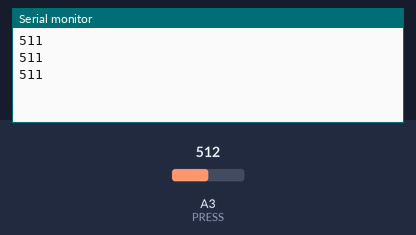
Bench run of a sketch on a simulated Arduino Uno, built with avr-gcc and run on an emulated ATmega328P. On the bench: the last lines printed to the serial monitor. Inputs (shaded band) come from the test bench; at power-on: A3 (PRESS) = 512.

Above: at 1.3 s.
1.4 s: A3 (PRESS) set to 716
At 1.9 s:
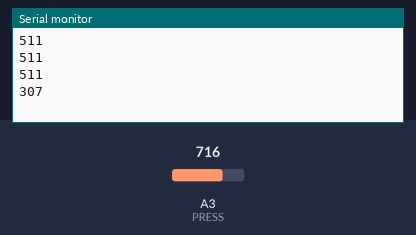
2.9 s: A3 (PRESS) set to 900
At 3.4 s:
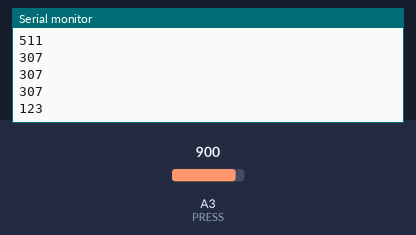
Timing chart, 0 to 5.9 s (numbered marks = the images above; inputs shaded):
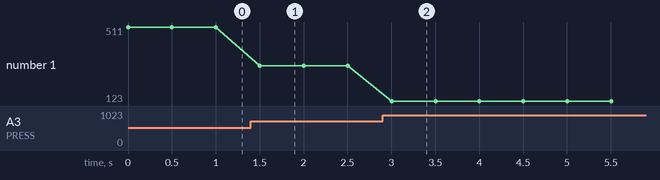

Measured:
- after the input at 1.4 s, the serial monitor: prints a new line after 0.10 s (image 1)
- after the input at 2.9 s, the serial monitor: prints a new line after 0.10 s (image 2)
- plotted number 1: 511 → 307 after the input at 1.4 s, 307 → 123 after the input at 2.9 s

The sketch:

test_press.ino
```cpp
#define PRESS A3

void setup()
{
  Serial.begin(9600);
}

void loop()
{
  int value = analogRead(PRESS);
  value = 1023 - value;
  //value = map(value, 0, 1000, 0, 10000);
  Serial.println(value);
  delay(500);
}
```
